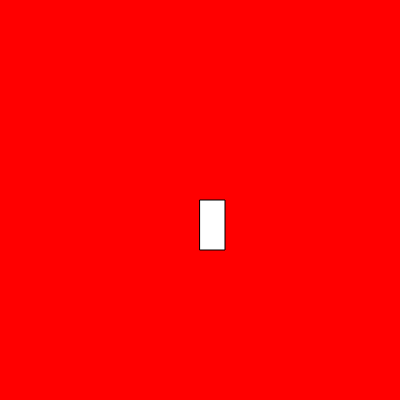
Frame 1 (no input)
Frame 60 (no input): identical to frame 1, image omitted
Frame 120 (the mouse pressed at the canvas centre since frame 60): identical to frame 1, image omitted

The p5.js sketch that drew this single still picture (run headless with seeded random() and noise() and a simulated clock; from frame 60 on, the mouse is pressed at the canvas centre):

// p5.js sketch
// ── sketch.js

function setup() {
  createCanvas(400,400);
}

function draw() 
{
  background("red");
console.log(name) 
rect (200,200,25,50)
}
